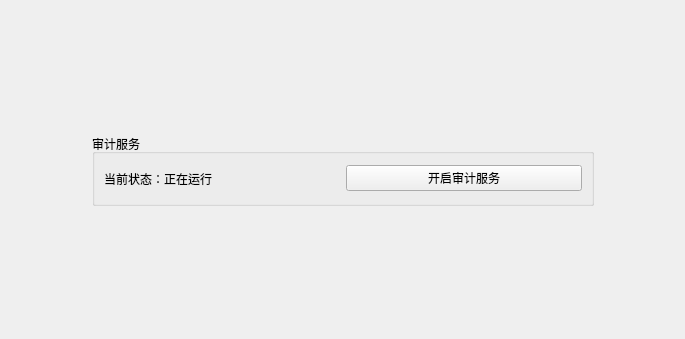
<?xml version="1.0" encoding="UTF-8"?>
<ui version="4.0">
 <class>AudSvrCtlPage</class>
 <widget class="QWidget" name="AudSvrCtlPage">
  <property name="geometry">
   <rect>
    <x>0</x>
    <y>0</y>
    <width>685</width>
    <height>339</height>
   </rect>
  </property>
  <property name="windowTitle">
   <string>Form</string>
  </property>
  <layout class="QGridLayout" name="gridLayout">
   <item row="0" column="1">
    <spacer name="verticalSpacer_2">
     <property name="orientation">
      <enum>Qt::Vertical</enum>
     </property>
     <property name="sizeHint" stdset="0">
      <size>
       <width>20</width>
       <height>116</height>
      </size>
     </property>
    </spacer>
   </item>
   <item row="1" column="0">
    <spacer name="horizontalSpacer">
     <property name="orientation">
      <enum>Qt::Horizontal</enum>
     </property>
     <property name="sizeHint" stdset="0">
      <size>
       <width>74</width>
       <height>20</height>
      </size>
     </property>
    </spacer>
   </item>
   <item row="1" column="1" colspan="2">
    <widget class="QGroupBox" name="groupBox_8">
     <property name="enabled">
      <bool>true</bool>
     </property>
     <property name="minimumSize">
      <size>
       <width>502</width>
       <height>72</height>
      </size>
     </property>
     <property name="title">
      <string>审计服务</string>
     </property>
     <layout class="QHBoxLayout" name="horizontalLayout_2">
      <item>
       <widget class="QLabel" name="cur_audstatus_label">
        <property name="text">
         <string>当前状态：正在运行</string>
        </property>
       </widget>
      </item>
      <item>
       <widget class="QPushButton" name="closeAduButton">
        <property name="text">
         <string>开启审计服务</string>
        </property>
       </widget>
      </item>
     </layout>
    </widget>
   </item>
   <item row="1" column="3">
    <spacer name="horizontalSpacer_2">
     <property name="orientation">
      <enum>Qt::Horizontal</enum>
     </property>
     <property name="sizeHint" stdset="0">
      <size>
       <width>73</width>
       <height>20</height>
      </size>
     </property>
    </spacer>
   </item>
   <item row="2" column="2">
    <spacer name="verticalSpacer">
     <property name="orientation">
      <enum>Qt::Vertical</enum>
     </property>
     <property name="sizeHint" stdset="0">
      <size>
       <width>20</width>
       <height>115</height>
      </size>
     </property>
    </spacer>
   </item>
  </layout>
 </widget>
 <resources/>
 <connections/>
</ui>
